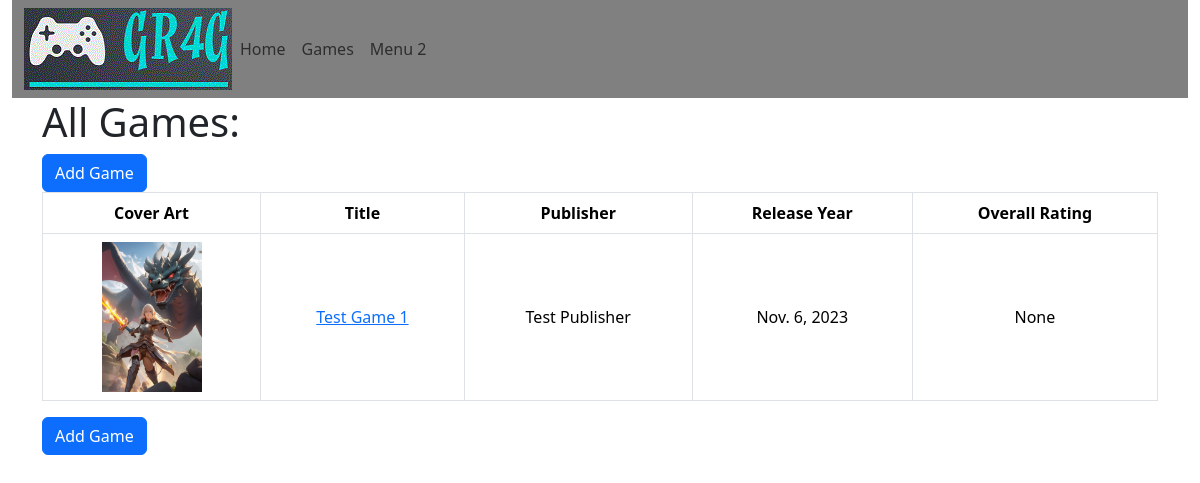
The page /games/ on the database as committed earlier.
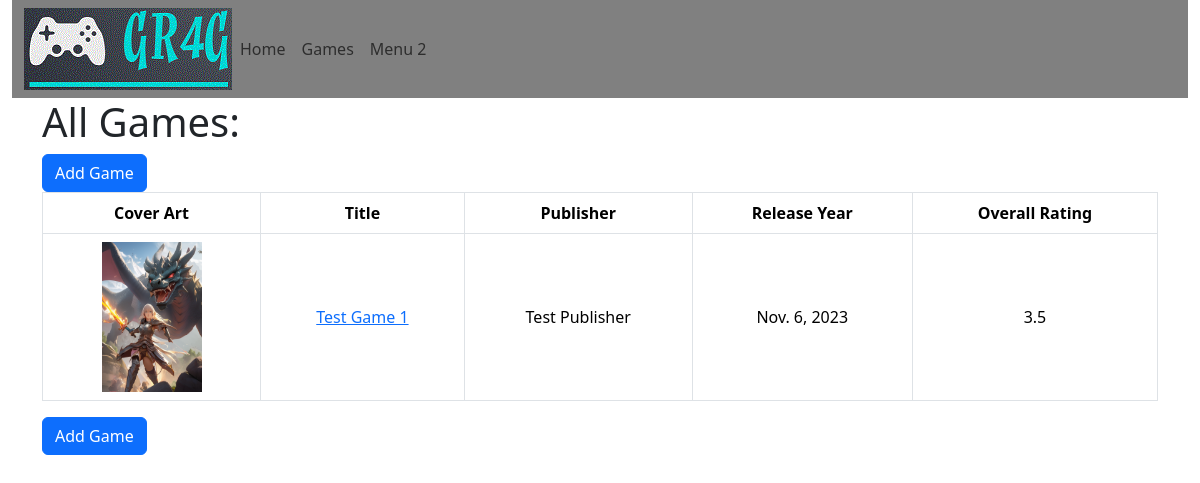
The same page on the database as committed later.
### gameReview_app/models.py (models this page shows, shortened)
class Game(models.Model):
    title = models.CharField(max_length=200)
    genre = models.ManyToManyField(Genre)
    publisher = models.ForeignKey(Publisher, on_delete=models.SET_NULL, null=True, blank=True)
    release_year = models.DateField()
    platforms = models.ManyToManyField(Platform)
    overall_rating = models.DecimalField(
        max_digits=2,
        decimal_places=1,
        null=True,
        blank=True,
    )
    cover_image = models.ImageField(upload_to='game_covers/', null=True, blank=True)

class Publisher(models.Model):
    name = models.CharField(max_length=100)
    website = models.URLField()
    contact = models.CharField(max_length=200)

### gameReview_app/views.py (the view)
# urls.py: path('games/', views.game_list, name='game_list'),
def game_list(request):
    games = Game.objects.all()
    return render(request, 'gameReview_app/game_list.html', {'games': games})

### gameReview_app/templates/gameReview_app/game_list.html (shortened to what this page needs)
{% extends "gameReview_app/default_template.html" %}
{% load bootstrap4 %}
{% block content %}
<div class="container">
    <h1>All Games:</h1>
    <a href="{% url 'add_game' %}" class="btn btn-primary ml-auto">Add Game</a>
    <table class="table table-bordered" id="games-table">
        <thead>
            <tr>
                <th style="text-align: center; vertical-align: middle;">Cover Art</th>
                <th style="text-align: center; vertical-align: middle;">Title</th>
                <th style="text-align: center; vertical-align: middle;">Publisher</th>
                <th style="text-align: center; vertical-align: middle;">Release Year</th>
                <th style="text-align: center; vertical-align: middle;">Overall Rating</th>
            </tr>
        </thead>
        <tbody>
            {% for game in games %}
                <tr>
                    <td style="text-align: center; vertical-align: middle;">
                        <img src="{{ game.cover_image.url }}" alt="{{ game.title }}" width="100" height="150">
                    </td>
                    <td style="text-align: center; vertical-align: middle;">
                        <a href="{% url 'game_detail' game.id %}">{{ game.title }}</a>
                    </td>
                    <td style="text-align: center; vertical-align: middle;">{{ game.publisher.name }}</td>
                    <td style="text-align: center; vertical-align: middle;">{{ game.release_year }}</td>
                    <td style="text-align: center; vertical-align: middle;">{{ game.overall_rating }}</td>
                </tr>
            {% endfor %}
        </tbody>
    </table>
    <a href="{% url 'add_game' %}" class="btn btn-primary ml-auto">Add Game</a>
</div>
{% endblock %}

Rows that differ between the two databases and show on the page:
changed Game "Test Game 1": overall_rating "None" → "3.5"
